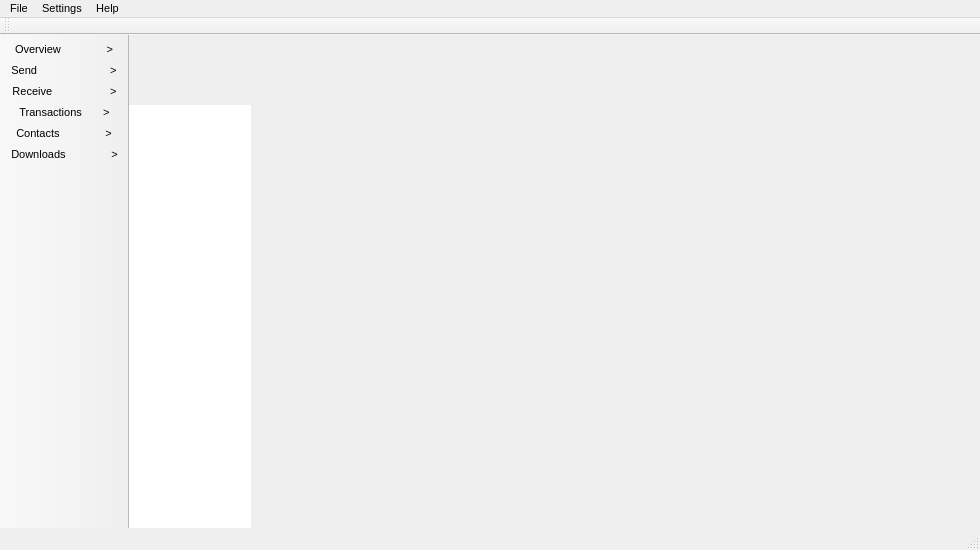
<?xml version="1.0" encoding="UTF-8"?>
<ui version="4.0">
 <class>MainWindow</class>
 <widget class="QMainWindow" name="MainWindow">
  <property name="geometry">
   <rect>
    <x>0</x>
    <y>0</y>
    <width>980</width>
    <height>550</height>
   </rect>
  </property>
  <property name="sizePolicy">
   <sizepolicy hsizetype="Preferred" vsizetype="Preferred">
    <horstretch>0</horstretch>
    <verstretch>0</verstretch>
   </sizepolicy>
  </property>
  <property name="minimumSize">
   <size>
    <width>0</width>
    <height>0</height>
   </size>
  </property>
  <property name="maximumSize">
   <size>
    <width>16777215</width>
    <height>16777215</height>
   </size>
  </property>
  <property name="font">
   <font>
    <pointsize>8</pointsize>
   </font>
  </property>
  <property name="windowTitle">
   <string>MainWindow</string>
  </property>
  <property name="windowIcon">
   <iconset>
    <normaloff>:/images/cryptonote</normaloff>:/images/cryptonote</iconset>
  </property>
  <property name="styleSheet">
   <string notr="true"/>
  </property>
  <widget class="QWidget" name="centralwidget">
   <property name="sizePolicy">
    <sizepolicy hsizetype="Expanding" vsizetype="Preferred">
     <horstretch>0</horstretch>
     <verstretch>0</verstretch>
    </sizepolicy>
   </property>
   <property name="styleSheet">
    <string notr="true"/>
   </property>
   <layout class="QGridLayout" name="gridLayout">
    <property name="leftMargin">
     <number>0</number>
    </property>
    <property name="topMargin">
     <number>0</number>
    </property>
    <property name="rightMargin">
     <number>0</number>
    </property>
    <property name="bottomMargin">
     <number>0</number>
    </property>
    <property name="spacing">
     <number>0</number>
    </property>
    <item row="0" column="0" colspan="6">
     <widget class="WalletGui::AccountFrame" name="m_accountFrame">
      <property name="sizePolicy">
       <sizepolicy hsizetype="Preferred" vsizetype="Fixed">
        <horstretch>0</horstretch>
        <verstretch>0</verstretch>
       </sizepolicy>
      </property>
      <property name="minimumSize">
       <size>
        <width>0</width>
        <height>70</height>
       </size>
      </property>
      <property name="maximumSize">
       <size>
        <width>16777215</width>
        <height>70</height>
       </size>
      </property>
      <property name="styleSheet">
       <string notr="true"/>
      </property>
      <property name="frameShape">
       <enum>QFrame::NoFrame</enum>
      </property>
      <property name="frameShadow">
       <enum>QFrame::Raised</enum>
      </property>
     </widget>
    </item>
    <item row="1" column="0">
     <widget class="WalletGui::OverviewFrame" name="m_overviewFrame">
      <property name="sizePolicy">
       <sizepolicy hsizetype="Preferred" vsizetype="Preferred">
        <horstretch>0</horstretch>
        <verstretch>0</verstretch>
       </sizepolicy>
      </property>
      <property name="styleSheet">
       <string notr="true">background-color: rgb(255, 255, 255);</string>
      </property>
      <property name="frameShape">
       <enum>QFrame::NoFrame</enum>
      </property>
      <property name="frameShadow">
       <enum>QFrame::Raised</enum>
      </property>
     </widget>
    </item>
    <item row="1" column="3">
     <widget class="WalletGui::TransactionsFrame" name="m_transactionsFrame">
      <property name="sizePolicy">
       <sizepolicy hsizetype="Preferred" vsizetype="Preferred">
        <horstretch>0</horstretch>
        <verstretch>0</verstretch>
       </sizepolicy>
      </property>
      <property name="frameShape">
       <enum>QFrame::NoFrame</enum>
      </property>
      <property name="frameShadow">
       <enum>QFrame::Raised</enum>
      </property>
     </widget>
    </item>
    <item row="1" column="1">
     <widget class="WalletGui::SendFrame" name="m_sendFrame">
      <property name="sizePolicy">
       <sizepolicy hsizetype="Preferred" vsizetype="Preferred">
        <horstretch>0</horstretch>
        <verstretch>0</verstretch>
       </sizepolicy>
      </property>
      <property name="frameShape">
       <enum>QFrame::NoFrame</enum>
      </property>
      <property name="frameShadow">
       <enum>QFrame::Raised</enum>
      </property>
     </widget>
    </item>
    <item row="1" column="4">
     <widget class="WalletGui::AddressBookFrame" name="m_addressBookFrame">
      <property name="sizePolicy">
       <sizepolicy hsizetype="Preferred" vsizetype="Preferred">
        <horstretch>0</horstretch>
        <verstretch>0</verstretch>
       </sizepolicy>
      </property>
      <property name="frameShape">
       <enum>QFrame::NoFrame</enum>
      </property>
      <property name="frameShadow">
       <enum>QFrame::Raised</enum>
      </property>
     </widget>
    </item>
    <item row="1" column="5">
     <widget class="WalletGui::MiningFrame" name="m_miningFrame">
      <property name="sizePolicy">
       <sizepolicy hsizetype="Preferred" vsizetype="Preferred">
        <horstretch>0</horstretch>
        <verstretch>0</verstretch>
       </sizepolicy>
      </property>
      <property name="frameShape">
       <enum>QFrame::NoFrame</enum>
      </property>
      <property name="frameShadow">
       <enum>QFrame::Raised</enum>
      </property>
     </widget>
    </item>
    <item row="1" column="2">
     <widget class="WalletGui::ReceiveFrame" name="m_receiveFrame">
      <property name="sizePolicy">
       <sizepolicy hsizetype="Preferred" vsizetype="Preferred">
        <horstretch>0</horstretch>
        <verstretch>0</verstretch>
       </sizepolicy>
      </property>
      <property name="frameShape">
       <enum>QFrame::NoFrame</enum>
      </property>
      <property name="frameShadow">
       <enum>QFrame::Raised</enum>
      </property>
     </widget>
    </item>
    <item row="1" column="6">
     <widget class="WalletGui::FileDownloadFrame" name="m_fileDownloadFrame">
      <property name="sizePolicy">
       <sizepolicy hsizetype="Preferred" vsizetype="Preferred">
        <horstretch>0</horstretch>
        <verstretch>0</verstretch>
       </sizepolicy>
      </property>
      <property name="frameShape">
       <enum>QFrame::NoFrame</enum>
      </property>
      <property name="frameShadow">
       <enum>QFrame::Raised</enum>
      </property>
     </widget>
    </item>
   </layout>
  </widget>
  <widget class="QMenuBar" name="menubar">
   <property name="geometry">
    <rect>
     <x>0</x>
     <y>0</y>
     <width>980</width>
     <height>18</height>
    </rect>
   </property>
   <widget class="QMenu" name="menuFile">
    <property name="title">
     <string>File</string>
    </property>
    <widget class="QMenu" name="menuRecent_wallets">
     <property name="title">
      <string>Recent wallets</string>
     </property>
    </widget>
    <addaction name="m_createWalletAction"/>
    <addaction name="m_createNondeterministicWalletAction"/>
    <addaction name="m_openWalletAction"/>
    <addaction name="menuRecent_wallets"/>
    <addaction name="m_backupWalletAction"/>
    <addaction name="m_resetAction"/>
    <addaction name="m_closeWalletAction"/>
    <addaction name="separator"/>
    <addaction name="m_openUriAction"/>
    <addaction name="m_openLogFileAction"/>
    <addaction name="separator"/>
    <addaction name="m_showMnemonicSeedAction"/>
    <addaction name="m_restoreFromMnemonicSeedAction"/>
    <addaction name="separator"/>
    <addaction name="m_showPrivateKey"/>
    <addaction name="m_importKeyAction"/>
    <addaction name="separator"/>
    <addaction name="m_exportTrackingKeyAction"/>
    <addaction name="m_importTrackingKeyAction"/>
    <addaction name="separator"/>
    <addaction name="m_exitAction"/>
   </widget>
   <widget class="QMenu" name="menuSettings">
    <property name="title">
     <string>Settings</string>
    </property>
    <addaction name="m_encryptWalletAction"/>
    <addaction name="m_changePasswordAction"/>
    <addaction name="m_changeLanguageAction"/>
    <addaction name="m_connectionSettingsAction"/>
    <addaction name="separator"/>
    <addaction name="m_startOnLoginAction"/>
    <addaction name="m_minimizeToTrayAction"/>
    <addaction name="m_closeToTrayAction"/>
   </widget>
   <widget class="QMenu" name="menuHelp">
    <property name="title">
     <string>Help</string>
    </property>
    <addaction name="m_aboutCryptonoteAction"/>
   </widget>
   <addaction name="menuFile"/>
   <addaction name="menuSettings"/>
   <addaction name="menuHelp"/>
  </widget>
  <widget class="QToolBar" name="toolBar">
   <property name="sizePolicy">
    <sizepolicy hsizetype="Fixed" vsizetype="Preferred">
     <horstretch>0</horstretch>
     <verstretch>0</verstretch>
    </sizepolicy>
   </property>
   <property name="minimumSize">
    <size>
     <width>0</width>
     <height>0</height>
    </size>
   </property>
   <property name="maximumSize">
    <size>
     <width>150</width>
     <height>16777215</height>
    </size>
   </property>
   <property name="baseSize">
    <size>
     <width>150</width>
     <height>0</height>
    </size>
   </property>
   <property name="font">
    <font>
     <pointsize>8</pointsize>
    </font>
   </property>
   <property name="windowTitle">
    <string>toolBar</string>
   </property>
   <property name="movable">
    <bool>false</bool>
   </property>
   <property name="allowedAreas">
    <set>Qt::LeftToolBarArea|Qt::TopToolBarArea</set>
   </property>
   <property name="orientation">
    <enum>Qt::Vertical</enum>
   </property>
   <property name="iconSize">
    <size>
     <width>20</width>
     <height>20</height>
    </size>
   </property>
   <property name="toolButtonStyle">
    <enum>Qt::ToolButtonTextBesideIcon</enum>
   </property>
   <attribute name="toolBarArea">
    <enum>LeftToolBarArea</enum>
   </attribute>
   <attribute name="toolBarBreak">
    <bool>false</bool>
   </attribute>
   <addaction name="m_overviewAction"/>
   <addaction name="m_sendAction"/>
   <addaction name="m_receiveAction"/>
   <addaction name="m_transactionsAction"/>
   <addaction name="m_addressBookAction"/>
   <addaction name="m_fileDownloadAction"/>
  </widget>
  <widget class="QStatusBar" name="statusBar"/>
  <widget class="QToolBar" name="accountToolBar">
   <property name="windowTitle">
    <string>Account toolbar</string>
   </property>
   <attribute name="toolBarArea">
    <enum>TopToolBarArea</enum>
   </attribute>
   <attribute name="toolBarBreak">
    <bool>false</bool>
   </attribute>
  </widget>
  <action name="m_overviewAction">
   <property name="checkable">
    <bool>true</bool>
   </property>
   <property name="enabled">
    <bool>true</bool>
   </property>
   <property name="icon">
    <iconset resource="../../resources.qrc">
     <normaloff>:/icons/overview</normaloff>:/icons/overview</iconset>
   </property>
   <property name="text">
    <string> Overview               &gt;</string>
   </property>
  </action>
  <action name="m_sendAction">
   <property name="checkable">
    <bool>true</bool>
   </property>
   <property name="enabled">
    <bool>true</bool>
   </property>
   <property name="icon">
    <iconset resource="../../resources.qrc">
     <normaloff>:/icons/send</normaloff>:/icons/send</iconset>
   </property>
   <property name="text">
    <string> Send                        &gt;</string>
   </property>
  </action>
  <action name="m_receiveAction">
   <property name="checkable">
    <bool>true</bool>
   </property>
   <property name="enabled">
    <bool>true</bool>
   </property>
   <property name="icon">
    <iconset resource="../../resources.qrc">
     <normaloff>:/icons/receive</normaloff>:/icons/receive</iconset>
   </property>
   <property name="text">
    <string>  Receive                   &gt;</string>
   </property>
  </action>
  <action name="m_transactionsAction">
   <property name="checkable">
    <bool>true</bool>
   </property>
   <property name="enabled">
    <bool>true</bool>
   </property>
   <property name="icon">
    <iconset resource="../../resources.qrc">
     <normaloff>:/icons/transactions</normaloff>:/icons/transactions</iconset>
   </property>
   <property name="text">
    <string>  Transactions       &gt;</string>
   </property>
  </action>
  <action name="m_exitAction">
   <property name="enabled">
    <bool>true</bool>
   </property>
   <property name="text">
    <string>Exit</string>
   </property>
   <property name="shortcut">
    <string>Ctrl+Q</string>
   </property>
  </action>
  <action name="m_addressBookAction">
   <property name="checkable">
    <bool>true</bool>
   </property>
   <property name="enabled">
    <bool>true</bool>
   </property>
   <property name="icon">
    <iconset resource="../../resources.qrc">
     <normaloff>:/icons/address-book</normaloff>:/icons/address-book</iconset>
   </property>
   <property name="text">
    <string> Contacts               &gt;</string>
   </property>
  </action>
  <action name="m_fileDownloadAction">
   <property name="checkable">
    <bool>true</bool>
   </property>
   <property name="enabled">
    <bool>true</bool>
   </property>
   <property name="icon">
    <iconset resource="../../resources.qrc">
     <normaloff>:/icons/down_arrow</normaloff>:/icons/down_arrow</iconset>
   </property>
   <property name="text">
    <string> Downloads               &gt;</string>
   </property>
  </action>
  <action name="m_createWalletAction">
   <property name="enabled">
    <bool>true</bool>
   </property>
   <property name="text">
    <string>Create wallet</string>
   </property>
  </action>
  <action name="m_openWalletAction">
   <property name="enabled">
    <bool>true</bool>
   </property>
   <property name="text">
    <string>Open wallet</string>
   </property>
  </action>
  <action name="m_encryptWalletAction">
   <property name="enabled">
    <bool>true</bool>
   </property>
   <property name="text">
    <string>Encrypt wallet</string>
   </property>
  </action>
  <action name="m_changePasswordAction">
   <property name="enabled">
    <bool>true</bool>
   </property>
   <property name="text">
    <string>Change password</string>
   </property>
   <property name="toolTip">
    <string>Change password</string>
   </property>
  </action>
  <action name="m_aboutCryptonoteAction">
   <property name="enabled">
    <bool>true</bool>
   </property>
   <property name="text">
    <string>About</string>
   </property>
  </action>
  <action name="m_aboutQtAction">
   <property name="enabled">
    <bool>true</bool>
   </property>
   <property name="text">
    <string>About Qt</string>
   </property>
  </action>
  <action name="m_backupWalletAction">
   <property name="enabled">
    <bool>true</bool>
   </property>
   <property name="text">
    <string>Backup wallet</string>
   </property>
  </action>
  <action name="m_startOnLoginAction">
   <property name="checkable">
    <bool>true</bool>
   </property>
   <property name="text">
    <string>Start on system login</string>
   </property>
  </action>
  <action name="m_minimizeToTrayAction">
   <property name="checkable">
    <bool>true</bool>
   </property>
   <property name="text">
    <string>Minimize to tray</string>
   </property>
  </action>
  <action name="m_closeToTrayAction">
   <property name="checkable">
    <bool>true</bool>
   </property>
   <property name="text">
    <string>Close to tray</string>
   </property>
  </action>
  <action name="m_importKeyAction">
   <property name="text">
    <string>Import private key</string>
   </property>
  </action>
  <action name="m_resetAction">
   <property name="text">
    <string>Reset wallet</string>
   </property>
   <property name="toolTip">
    <string>Reset wallet</string>
   </property>
  </action>
  <action name="m_changeLanguageAction">
   <property name="text">
    <string>Language</string>
   </property>
   <property name="toolTip">
    <string>Change language</string>
   </property>
  </action>
  <action name="m_showPrivateKey">
   <property name="text">
    <string>Export private key</string>
   </property>
  </action>
  <action name="m_connectionSettingsAction">
   <property name="text">
    <string>Connection</string>
   </property>
  </action>
  <action name="m_openUriAction">
   <property name="text">
    <string>Open payment request</string>
   </property>
  </action>
  <action name="m_exportTrackingKeyAction">
   <property name="text">
    <string>Export tracking key</string>
   </property>
  </action>
  <action name="m_importTrackingKeyAction">
   <property name="text">
    <string>Import tracking key</string>
   </property>
  </action>
  <action name="m_closeWalletAction">
   <property name="text">
    <string>Close wallet</string>
   </property>
  </action>
  <action name="m_recentWalletsAction">
   <property name="text">
    <string>Recent wallets</string>
   </property>
  </action>
  <action name="actionStatus">
   <property name="text">
    <string>Information</string>
   </property>
  </action>
  <action name="m_openLogFileAction">
   <property name="text">
    <string>Open log file</string>
   </property>
  </action>
  <action name="m_showMnemonicSeedAction">
   <property name="enabled">
    <bool>false</bool>
   </property>
   <property name="text">
    <string>Show mnemonic seed</string>
   </property>
  </action>
  <action name="m_restoreFromMnemonicSeedAction">
   <property name="text">
    <string>Restore from mnemonic seed</string>
   </property>
  </action>
  <action name="m_createNondeterministicWalletAction">
   <property name="text">
    <string>Create nondeterministic wallet</string>
   </property>
  </action>
 </widget>
 <customwidgets>
  <customwidget>
   <class>WalletGui::OverviewFrame</class>
   <extends>QFrame</extends>
   <header>gui/OverviewFrame.h</header>
   <container>1</container>
  </customwidget>
  <customwidget>
   <class>WalletGui::SendFrame</class>
   <extends>QFrame</extends>
   <header>gui/SendFrame.h</header>
   <container>1</container>
  </customwidget>
  <customwidget>
   <class>WalletGui::AccountFrame</class>
   <extends>QFrame</extends>
   <header>gui/AccountFrame.h</header>
   <container>1</container>
  </customwidget>
  <customwidget>
   <class>WalletGui::TransactionsFrame</class>
   <extends>QFrame</extends>
   <header>gui/TransactionsFrame.h</header>
   <container>1</container>
  </customwidget>
  <customwidget>
   <class>WalletGui::AddressBookFrame</class>
   <extends>QFrame</extends>
   <header>gui/AddressBookFrame.h</header>
   <container>1</container>
  </customwidget>
  <customwidget>
   <class>WalletGui::MiningFrame</class>
   <extends>QFrame</extends>
   <header>gui/MiningFrame.h</header>
   <container>1</container>
  </customwidget>
  <customwidget>
   <class>WalletGui::ReceiveFrame</class>
   <extends>QFrame</extends>
   <header>gui/ReceiveFrame.h</header>
   <container>1</container>
  </customwidget>
  <customwidget>
   <class>WalletGui::FileDownloadFrame</class>
   <extends>QFrame</extends>
   <header>gui/FileDownloadFrame.h</header>
   <container>1</container>
  </customwidget>
 </customwidgets>
 <resources>
  <include location="../../resources.qrc"/>
 </resources>
 <connections>
  <connection>
   <sender>m_createWalletAction</sender>
   <signal>triggered()</signal>
   <receiver>MainWindow</receiver>
   <slot>createWallet()</slot>
   <hints>
    <hint type="sourcelabel">
     <x>-1</x>
     <y>-1</y>
    </hint>
    <hint type="destinationlabel">
     <x>449</x>
     <y>299</y>
    </hint>
   </hints>
  </connection>
  <connection>
   <sender>m_openWalletAction</sender>
   <signal>triggered()</signal>
   <receiver>MainWindow</receiver>
   <slot>openWallet()</slot>
   <hints>
    <hint type="sourcelabel">
     <x>-1</x>
     <y>-1</y>
    </hint>
    <hint type="destinationlabel">
     <x>449</x>
     <y>299</y>
    </hint>
   </hints>
  </connection>
  <connection>
   <sender>m_encryptWalletAction</sender>
   <signal>triggered()</signal>
   <receiver>MainWindow</receiver>
   <slot>encryptWallet()</slot>
   <hints>
    <hint type="sourcelabel">
     <x>-1</x>
     <y>-1</y>
    </hint>
    <hint type="destinationlabel">
     <x>449</x>
     <y>299</y>
    </hint>
   </hints>
  </connection>
  <connection>
   <sender>m_changePasswordAction</sender>
   <signal>triggered()</signal>
   <receiver>MainWindow</receiver>
   <slot>encryptWallet()</slot>
   <hints>
    <hint type="sourcelabel">
     <x>-1</x>
     <y>-1</y>
    </hint>
    <hint type="destinationlabel">
     <x>449</x>
     <y>299</y>
    </hint>
   </hints>
  </connection>
  <connection>
   <sender>m_changeLanguageAction</sender>
   <signal>triggered()</signal>
   <receiver>MainWindow</receiver>
   <slot>ChangeLanguage()</slot>
   <hints>
    <hint type="sourcelabel">
     <x>-1</x>
     <y>-1</y>
    </hint>
    <hint type="destinationlabel">
     <x>449</x>
     <y>299</y>
    </hint>
   </hints>
  </connection>
  <connection>
   <sender>m_aboutQtAction</sender>
   <signal>triggered()</signal>
   <receiver>MainWindow</receiver>
   <slot>aboutQt()</slot>
   <hints>
    <hint type="sourcelabel">
     <x>-1</x>
     <y>-1</y>
    </hint>
    <hint type="destinationlabel">
     <x>449</x>
     <y>299</y>
    </hint>
   </hints>
  </connection>
  <connection>
   <sender>m_backupWalletAction</sender>
   <signal>triggered()</signal>
   <receiver>MainWindow</receiver>
   <slot>backupWallet()</slot>
   <hints>
    <hint type="sourcelabel">
     <x>-1</x>
     <y>-1</y>
    </hint>
    <hint type="destinationlabel">
     <x>449</x>
     <y>299</y>
    </hint>
   </hints>
  </connection>
  <connection>
   <sender>m_aboutCryptonoteAction</sender>
   <signal>triggered()</signal>
   <receiver>MainWindow</receiver>
   <slot>about()</slot>
   <hints>
    <hint type="sourcelabel">
     <x>-1</x>
     <y>-1</y>
    </hint>
    <hint type="destinationlabel">
     <x>459</x>
     <y>299</y>
    </hint>
   </hints>
  </connection>
  <connection>
   <sender>m_startOnLoginAction</sender>
   <signal>triggered(bool)</signal>
   <receiver>MainWindow</receiver>
   <slot>setStartOnLogin(bool)</slot>
   <hints>
    <hint type="sourcelabel">
     <x>-1</x>
     <y>-1</y>
    </hint>
    <hint type="destinationlabel">
     <x>459</x>
     <y>299</y>
    </hint>
   </hints>
  </connection>
  <connection>
   <sender>m_minimizeToTrayAction</sender>
   <signal>triggered(bool)</signal>
   <receiver>MainWindow</receiver>
   <slot>setMinimizeToTray(bool)</slot>
   <hints>
    <hint type="sourcelabel">
     <x>-1</x>
     <y>-1</y>
    </hint>
    <hint type="destinationlabel">
     <x>459</x>
     <y>299</y>
    </hint>
   </hints>
  </connection>
  <connection>
   <sender>m_closeToTrayAction</sender>
   <signal>triggered(bool)</signal>
   <receiver>MainWindow</receiver>
   <slot>setCloseToTray(bool)</slot>
   <hints>
    <hint type="sourcelabel">
     <x>-1</x>
     <y>-1</y>
    </hint>
    <hint type="destinationlabel">
     <x>459</x>
     <y>299</y>
    </hint>
   </hints>
  </connection>
  <connection>
   <sender>m_resetAction</sender>
   <signal>triggered()</signal>
   <receiver>MainWindow</receiver>
   <slot>resetWallet()</slot>
   <hints>
    <hint type="sourcelabel">
     <x>-1</x>
     <y>-1</y>
    </hint>
    <hint type="destinationlabel">
     <x>506</x>
     <y>301</y>
    </hint>
   </hints>
  </connection>
  <connection>
   <sender>m_importKeyAction</sender>
   <signal>triggered()</signal>
   <receiver>MainWindow</receiver>
   <slot>importKey()</slot>
   <hints>
    <hint type="sourcelabel">
     <x>-1</x>
     <y>-1</y>
    </hint>
    <hint type="destinationlabel">
     <x>459</x>
     <y>299</y>
    </hint>
   </hints>
  </connection>
  <connection>
   <sender>m_showPrivateKey</sender>
   <signal>triggered()</signal>
   <receiver>MainWindow</receiver>
   <slot>showPrivateKeys()</slot>
   <hints>
    <hint type="sourcelabel">
     <x>-1</x>
     <y>-1</y>
    </hint>
    <hint type="destinationlabel">
     <x>459</x>
     <y>299</y>
    </hint>
   </hints>
  </connection>
  <connection>
   <sender>m_connectionSettingsAction</sender>
   <signal>triggered()</signal>
   <receiver>MainWindow</receiver>
   <slot>openConnectionSettings()</slot>
   <hints>
    <hint type="sourcelabel">
     <x>-1</x>
     <y>-1</y>
    </hint>
    <hint type="destinationlabel">
     <x>494</x>
     <y>319</y>
    </hint>
   </hints>
  </connection>
  <connection>
   <sender>m_transactionsAction</sender>
   <signal>toggled(bool)</signal>
   <receiver>m_transactionsFrame</receiver>
   <slot>setVisible(bool)</slot>
   <hints>
    <hint type="sourcelabel">
     <x>-1</x>
     <y>-1</y>
    </hint>
    <hint type="destinationlabel">
     <x>787</x>
     <y>333</y>
    </hint>
   </hints>
  </connection>
  <connection>
   <sender>m_sendAction</sender>
   <signal>toggled(bool)</signal>
   <receiver>m_sendFrame</receiver>
   <slot>setVisible(bool)</slot>
   <hints>
    <hint type="sourcelabel">
     <x>-1</x>
     <y>-1</y>
    </hint>
    <hint type="destinationlabel">
     <x>337</x>
     <y>333</y>
    </hint>
   </hints>
  </connection>
  <connection>
   <sender>m_overviewAction</sender>
   <signal>toggled(bool)</signal>
   <receiver>m_overviewFrame</receiver>
   <slot>setVisible(bool)</slot>
   <hints>
    <hint type="sourcelabel">
     <x>-1</x>
     <y>-1</y>
    </hint>
    <hint type="destinationlabel">
     <x>112</x>
     <y>333</y>
    </hint>
   </hints>
  </connection>
  <connection>
   <sender>m_addressBookAction</sender>
   <signal>toggled(bool)</signal>
   <receiver>m_addressBookFrame</receiver>
   <slot>setVisible(bool)</slot>
   <hints>
    <hint type="sourcelabel">
     <x>-1</x>
     <y>-1</y>
    </hint>
    <hint type="destinationlabel">
     <x>809</x>
     <y>320</y>
    </hint>
   </hints>
  </connection>
  <connection>
   <sender>m_fileDownloadAction</sender>
   <signal>toggled(bool)</signal>
   <receiver>m_fileDownloadFrame</receiver>
   <slot>setVisible(bool)</slot>
   <hints>
    <hint type="sourcelabel">
     <x>-1</x>
     <y>-1</y>
    </hint>
    <hint type="destinationlabel">
     <x>809</x>
     <y>320</y>
    </hint>
   </hints>
  </connection>
  <connection>
   <sender>m_receiveAction</sender>
   <signal>toggled(bool)</signal>
   <receiver>m_receiveFrame</receiver>
   <slot>setVisible(bool)</slot>
   <hints>
    <hint type="sourcelabel">
     <x>-1</x>
     <y>-1</y>
    </hint>
    <hint type="destinationlabel">
     <x>562</x>
     <y>333</y>
    </hint>
   </hints>
  </connection>
  <connection>
   <sender>m_openUriAction</sender>
   <signal>triggered()</signal>
   <receiver>m_sendFrame</receiver>
   <slot>openUriClicked()</slot>
   <hints>
    <hint type="sourcelabel">
     <x>-1</x>
     <y>-1</y>
    </hint>
    <hint type="destinationlabel">
     <x>316</x>
     <y>310</y>
    </hint>
   </hints>
  </connection>
  <connection>
   <sender>m_exportTrackingKeyAction</sender>
   <signal>triggered()</signal>
   <receiver>MainWindow</receiver>
   <slot>exportTrackingKey()</slot>
   <hints>
    <hint type="sourcelabel">
     <x>-1</x>
     <y>-1</y>
    </hint>
    <hint type="destinationlabel">
     <x>489</x>
     <y>274</y>
    </hint>
   </hints>
  </connection>
  <connection>
   <sender>m_importTrackingKeyAction</sender>
   <signal>triggered()</signal>
   <receiver>MainWindow</receiver>
   <slot>importTrackingKey()</slot>
   <hints>
    <hint type="sourcelabel">
     <x>-1</x>
     <y>-1</y>
    </hint>
    <hint type="destinationlabel">
     <x>489</x>
     <y>274</y>
    </hint>
   </hints>
  </connection>
  <connection>
   <sender>m_closeWalletAction</sender>
   <signal>triggered()</signal>
   <receiver>MainWindow</receiver>
   <slot>closeWallet()</slot>
   <hints>
    <hint type="sourcelabel">
     <x>-1</x>
     <y>-1</y>
    </hint>
    <hint type="destinationlabel">
     <x>489</x>
     <y>274</y>
    </hint>
   </hints>
  </connection>
  <connection>
   <sender>m_openLogFileAction</sender>
   <signal>triggered()</signal>
   <receiver>MainWindow</receiver>
   <slot>openLogFile()</slot>
   <hints>
    <hint type="sourcelabel">
     <x>-1</x>
     <y>-1</y>
    </hint>
    <hint type="destinationlabel">
     <x>489</x>
     <y>274</y>
    </hint>
   </hints>
  </connection>
  <connection>
   <sender>m_showMnemonicSeedAction</sender>
   <signal>triggered()</signal>
   <receiver>MainWindow</receiver>
   <slot>showMnemonicSeed()</slot>
   <hints>
    <hint type="sourcelabel">
     <x>-1</x>
     <y>-1</y>
    </hint>
    <hint type="destinationlabel">
     <x>489</x>
     <y>274</y>
    </hint>
   </hints>
  </connection>
  <connection>
   <sender>m_restoreFromMnemonicSeedAction</sender>
   <signal>triggered()</signal>
   <receiver>MainWindow</receiver>
   <slot>restoreFromMnemonicSeed()</slot>
   <hints>
    <hint type="sourcelabel">
     <x>-1</x>
     <y>-1</y>
    </hint>
    <hint type="destinationlabel">
     <x>489</x>
     <y>274</y>
    </hint>
   </hints>
  </connection>
  <connection>
   <sender>m_createNondeterministicWalletAction</sender>
   <signal>triggered()</signal>
   <receiver>MainWindow</receiver>
   <slot>createNonDeterministicWallet()</slot>
   <hints>
    <hint type="sourcelabel">
     <x>-1</x>
     <y>-1</y>
    </hint>
    <hint type="destinationlabel">
     <x>489</x>
     <y>274</y>
    </hint>
   </hints>
  </connection>
 </connections>
 <slots>
  <slot>createWallet()</slot>
  <slot>openWallet()</slot>
  <slot>encryptWallet()</slot>
  <slot>aboutQt()</slot>
  <slot>backupWallet()</slot>
  <slot>about()</slot>
  <slot>setStartOnLogin(bool)</slot>
  <slot>setMinimizeToTray(bool)</slot>
  <slot>setCloseToTray(bool)</slot>
  <slot>importKey()</slot>
  <slot>resetWallet()</slot>
  <slot>showPrivateKeys()</slot>
  <slot>openConnectionSettings()</slot>
  <slot>showStatusInfo()</slot>
 </slots>
</ui>
